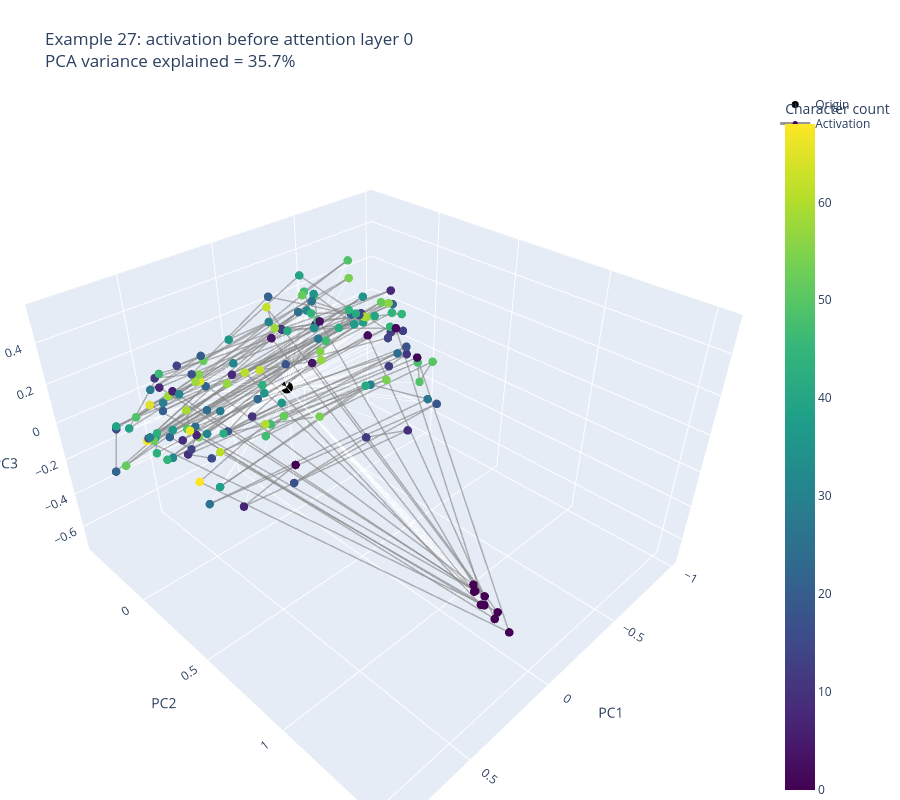
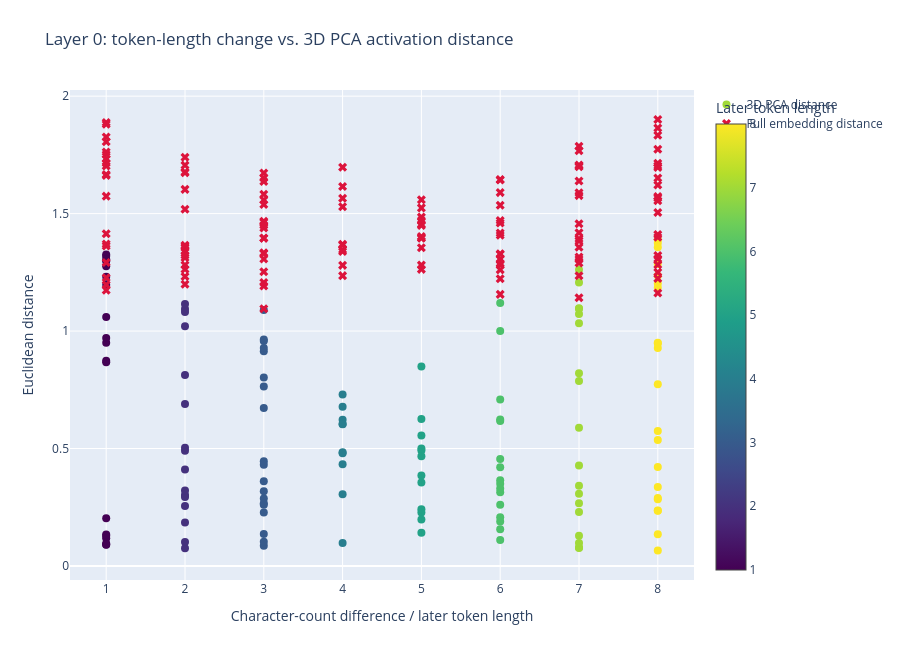
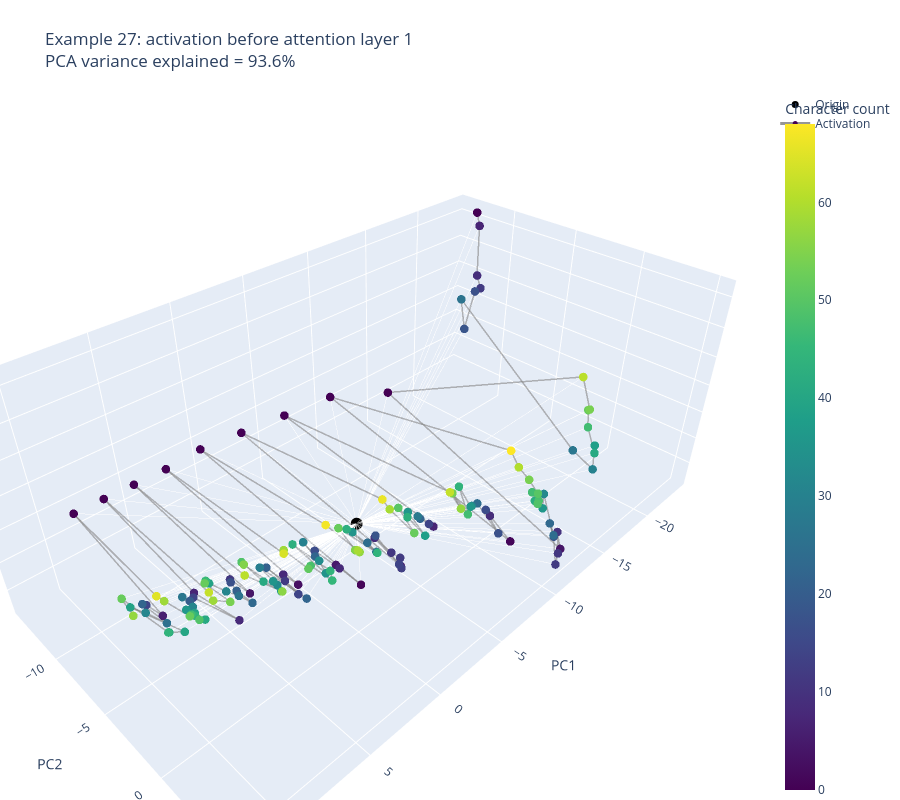
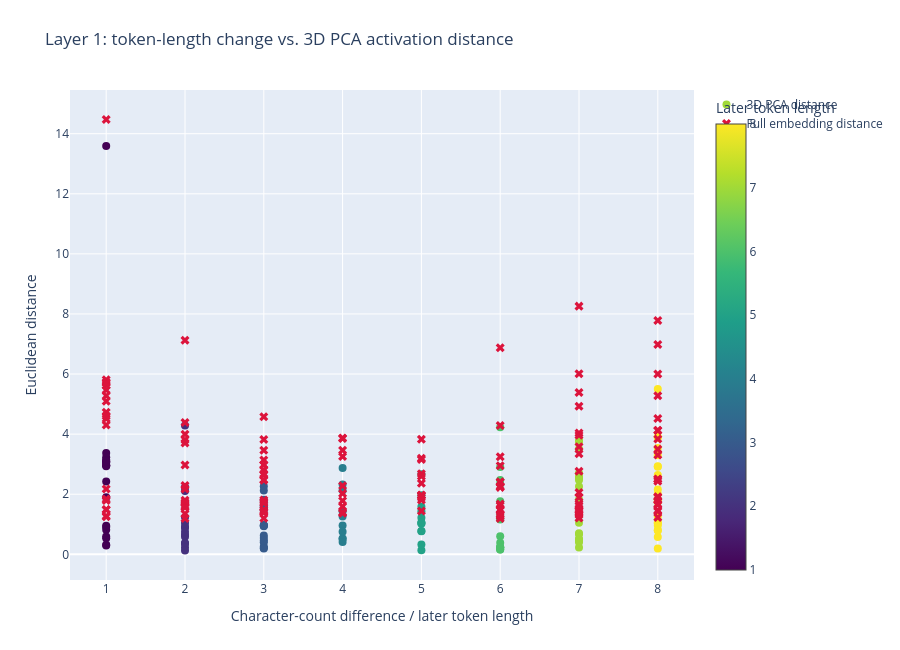

Notebook code for these charts, in order:
### Markdown cell above
## 3D PCA trajectory before each attention layer

### Code cell
def display_2d_activation_pca(activations, title):
    pca_2d = PCA(n_components=2)
    coordinates_2d = pca_2d.fit_transform(activations)
    segments_2d = []
    for point in coordinates_2d:
        segments_2d.extend([[0, 0], point.tolist(), [None, None]])

    fig_2d = go.Figure()
    fig_2d.add_trace(go.Scatter(
        x=[0], y=[0], mode="markers", marker=dict(size=9, color="black"),
        name="Origin", hovertemplate="(0, 0)<extra>Origin</extra>",
    ))
    fig_2d.add_trace(go.Scatter(
        x=[point[0] for point in segments_2d],
        y=[point[1] for point in segments_2d],
        mode="lines", line=dict(color="rgba(100,100,100,0.18)", width=1),
        name="Activation vectors", showlegend=False, hoverinfo="skip",
    ))
    fig_2d.add_trace(go.Scatter(
        x=coordinates_2d[:, 0], y=coordinates_2d[:, 1], mode="lines+markers",
        marker=dict(size=6, color=character_counts, colorscale="Viridis",
                    colorbar=dict(title="Character count")),
        line=dict(color="rgba(80,80,80,0.6)", width=3), name="Activation",
        text=[f"{i}: {name}" for i, name in enumerate(token_names)],
        customdata=np.asarray(character_counts),
        hovertemplate="position=%{text}<br>character count=%{customdata}<extra>Activation</extra>",
    ))
    fig_2d.update_layout(
        title=title + f"<br>2D PCA variance explained = {pca_2d.explained_variance_ratio_.sum():.1%}",
        xaxis_title="PC1", yaxis_title="PC2", height=700,
        margin=dict(l=60, r=40, b=60, t=90),
    )
    display(fig_2d)

for layer, activations in activations_by_layer.items():
    pca = PCA(n_components=3)
    coordinates = pca.fit_transform(activations)
    segments = []
    for point in coordinates:
        segments.extend([[0, 0, 0], point.tolist(), [None, None, None]])

    fig = go.Figure()
    fig.add_trace(go.Scatter3d(
        x=[0], y=[0], z=[0], mode="markers",
        marker=dict(size=7, color="black"), name="Origin",
        hovertemplate="(0, 0, 0)<extra>Origin</extra>",
    ))
    fig.add_trace(go.Scatter3d(
        x=[p[0] for p in segments], y=[p[1] for p in segments], z=[p[2] for p in segments],
        mode="lines", line=dict(color="rgba(100,100,100,0.18)", width=1),
        name="Activation vectors", showlegend=False, hoverinfo="skip",
    ))
    fig.add_trace(go.Scatter3d(
        x=coordinates[:, 0], y=coordinates[:, 1], z=coordinates[:, 2],
        mode="lines+markers",
        marker=dict(size=5, color=character_counts, colorscale="Viridis",
                    colorbar=dict(title="Character count")),
        line=dict(color="rgba(80,80,80,0.6)", width=3),
        name="Activation",
        text=[f"{i}: {name}" for i, name in enumerate(token_names)],
        customdata=np.asarray(character_counts),
        hovertemplate="position=%{text}<br>character count=%{customdata}<extra>Activation</extra>",
    ))
    fig.update_layout(
        title=(f"Example {example_index}: activation before attention layer {layer}<br>"
               f"PCA variance explained = {pca.explained_variance_ratio_.sum():.1%}"),
        scene=dict(xaxis_title="PC1", yaxis_title="PC2", zaxis_title="PC3"),
        height=800, margin=dict(l=0, r=0, b=0, t=90),
    )
    display(fig)

    # Compare consecutive non-newline tokens in this layer's 3D PCA space.
    # The character-count difference equals the later token's character length.
    pair_positions = []
    token_length_differences = []
    pca_distances = []
    full_embedding_distances = []
    pair_labels = []
    for position in range(len(tokens) - 1):
        if tokens[position] == vocab.newline_id or tokens[position + 1] == vocab.newline_id:
            continue
        later_token_length = (
            character_counts[position + 1] - character_counts[position]
        )
        distance = float(np.linalg.norm(
            coordinates[position + 1] - coordinates[position]
        ))
        full_distance = float(np.linalg.norm(
            activations[position + 1] - activations[position]
        ))
        pair_positions.append(position)
        token_length_differences.append(later_token_length)
        pca_distances.append(distance)
        full_embedding_distances.append(full_distance)
        pair_labels.append(
            f"{position}->{position + 1}: {token_names[position]} -> {token_names[position + 1]}"
        )

    fig_pairs = go.Figure()
    fig_pairs.add_trace(go.Scatter(
        x=token_length_differences,
        y=pca_distances,
        mode="markers",
        marker=dict(size=8, color=token_length_differences, colorscale="Viridis",
                    colorbar=dict(title="Later token length")),
        text=pair_labels,
        customdata=np.asarray(pair_positions),
        hovertemplate=(
            "%{text}<br>later token length=%{x}<br>"
            "3D PCA distance=%{y:.4f}<extra>3D PCA distance</extra>"
        ),
        name="3D PCA distance",
    ))
    fig_pairs.add_trace(go.Scatter(
        x=token_length_differences,
        y=full_embedding_distances,
        mode="markers",
        marker=dict(size=8, color="crimson", symbol="x"),
        text=pair_labels,
        customdata=np.asarray(pair_positions),
        hovertemplate=(
            "%{text}<br>later token length=%{x}<br>"
            "full embedding distance=%{y:.4f}<extra>Full embedding distance</extra>"
        ),
        name="Full embedding distance",
    ))
    fig_pairs.update_layout(
        title=f"Layer {layer}: token-length change vs. 3D PCA activation distance",
        xaxis_title="Character-count difference / later token length",
        yaxis_title="Euclidean distance",
        height=650, margin=dict(l=70, r=40, b=70, t=90),
    )
    display(fig_pairs)

    correlation_matrix = np.corrcoef([
        np.asarray(token_length_differences, dtype=float),
        np.asarray(pca_distances, dtype=float),
        np.asarray(full_embedding_distances, dtype=float),
    ])
    print(
        f"Layer {layer} Pearson correlations: "
        f"token length vs 3D PCA distance = {correlation_matrix[0, 1]:+.4f}; "
        f"token length vs full embedding distance = {correlation_matrix[0, 2]:+.4f}; "
        f"3D PCA distance vs full embedding distance = {correlation_matrix[1, 2]:+.4f}"
    )

    if DISPLAY_2D_PLOTS:
        display_2d_activation_pca(
            activations,
            f"Example {example_index}: activation before attention layer {layer}",
        )

# Plot the residual stream immediately after the final attention sublayer
# (and before the final layer's MLP).
activations = post_final_attention_activation
pca = PCA(n_components=3)
coordinates = pca.fit_transform(activations)
segments = []
for point in coordinates:
    segments.extend([[0, 0, 0], point.tolist(), [None, None, None]])
fig = go.Figure()
fig.add_trace(go.Scatter3d(
    x=[0], y=[0], z=[0], mode="markers", marker=dict(size=7, color="black"),
    name="Origin", hovertemplate="(0, 0, 0)<extra>Origin</extra>",
))
fig.add_trace(go.Scatter3d(
    x=[p[0] for p in segments], y=[p[1] for p in segments], z=[p[2] for p in segments],
    mode="lines", line=dict(color="rgba(100,100,100,0.18)", width=1),
    name="Activation vectors", showlegend=False, hoverinfo="skip",
))
fig.add_trace(go.Scatter3d(
    x=coordinates[:, 0], y=coordinates[:, 1], z=coordinates[:, 2], mode="lines+markers",
    marker=dict(size=5, color=character_counts, colorscale="Viridis",
                colorbar=dict(title="Character count")),
    line=dict(color="rgba(80,80,80,0.6)", width=3), name="Activation",
    text=[f"{i}: {name}" for i, name in enumerate(token_names)],
    customdata=np.asarray(character_counts),
    hovertemplate="position=%{text}<br>character count=%{customdata}<extra>Activation</extra>",
))
fig.update_layout(
    title=(f"Example {example_index}: activation after final attention layer "
           f"{n_layers - 1} and before its MLP<br>"
           f"PCA variance explained = {pca.explained_variance_ratio_.sum():.1%}"),
    scene=dict(xaxis_title="PC1", yaxis_title="PC2", zaxis_title="PC3"),
    height=800, margin=dict(l=0, r=0, b=0, t=90),
)
display(fig)

if DISPLAY_2D_PLOTS:
    display_2d_activation_pca(
        activations,
        f"Example {example_index}: activation after final attention layer "
        f"{n_layers - 1} and before its MLP",
    )

### Figure 1 — Plotly figure (JSON) as saved in the notebook; plotly's stock layout.template omitted (floating-point values rounded to 4 significant figures; data arrays with more than 128 entries replaced by an {"elided": "..."} marker saying what was removed)
{"data": [{"hovertemplate": "(0, 0, 0)<extra>Origin</extra>", "marker": {"color": "black", "size": 7}, "mode": "markers", "name": "Origin", "type": "scatter3d", "x": [0], "y": [0], "z": [0]}, {"hoverinfo": "skip", "line": {"color": "rgba(100,100,100,0.18)", "width": 1}, "mode": "lines", "name": "Activation vectors", "showlegend": false, "type": "scatter3d", "x": {"elided": "450 float values"}, "y": {"elided": "450 float values"}, "z": {"elided": "450 float values"}}, {"customdata": {"elided": "150 int values"}, "hovertemplate": "position=%{text}<br>character count=%{customdata}<extra>Activation</extra>", "line": {"color": "rgba(80,80,80,0.6)", "width": 3}, "marker": {"color": {"elided": "150 int values"}, "colorbar": {"title": {"text": "Character count"}}, "colorscale": [[0, "#440154"], [0.1111, "#482878"], [0.2222, "#3e4989"], [0.3333, "#31688e"], [0.4444, "#26828e"], [0.5556, "#1f9e89"], [0.6667, "#35b779"], [0.7778, "#6ece58"], [0.8889, "#b5de2b"], [1, "#fde725"]], "size": 5}, "mode": "lines+markers", "name": "Activation", "text": {"elided": "150 str values"}, "type": "scatter3d", "x": {"elided": "150 float values"}, "y": {"elided": "150 float values"}, "z": {"elided": "150 float values"}}], "layout": {"height": 800, "margin": {"b": 0, "l": 0, "r": 0, "t": 90}, "scene": {"xaxis": {"title": {"text": "PC1"}}, "yaxis": {"title": {"text": "PC2"}}, "zaxis": {"title": {"text": "PC3"}}}, "title": {"text": "Example 27: activation before attention layer 0<br>PCA variance explained = 35.7%"}}}

### Figure 2 — Plotly figure (JSON) as saved in the notebook; plotly's stock layout.template omitted (floating-point values rounded to 4 significant figures; data arrays with more than 128 entries replaced by an {"elided": "..."} marker saying what was removed)
{"data": [{"customdata": {"elided": "131 int values"}, "hovertemplate": "%{text}<br>later token length=%{x}<br>3D PCA distance=%{y:.4f}<extra>3D PCA distance</extra>", "marker": {"color": {"elided": "131 int values"}, "colorbar": {"title": {"text": "Later token length"}}, "colorscale": [[0, "#440154"], [0.1111, "#482878"], [0.2222, "#3e4989"], [0.3333, "#31688e"], [0.4444, "#26828e"], [0.5556, "#1f9e89"], [0.6667, "#35b779"], [0.7778, "#6ece58"], [0.8889, "#b5de2b"], [1, "#fde725"]], "size": 8}, "mode": "markers", "name": "3D PCA distance", "text": {"elided": "131 str values"}, "type": "scatter", "x": {"elided": "131 int values"}, "y": {"elided": "131 float values"}}, {"customdata": {"elided": "131 int values"}, "hovertemplate": "%{text}<br>later token length=%{x}<br>full embedding distance=%{y:.4f}<extra>Full embedding distance</extra>", "marker": {"color": "crimson", "size": 8, "symbol": "x"}, "mode": "markers", "name": "Full embedding distance", "text": {"elided": "131 str values"}, "type": "scatter", "x": {"elided": "131 int values"}, "y": {"elided": "131 float values"}}], "layout": {"height": 650, "margin": {"b": 70, "l": 70, "r": 40, "t": 90}, "title": {"text": "Layer 0: token-length change vs. 3D PCA activation distance"}, "xaxis": {"title": {"text": "Character-count difference / later token length"}}, "yaxis": {"title": {"text": "Euclidean distance"}}}}

### Figure 3 — Plotly figure (JSON) as saved in the notebook; plotly's stock layout.template omitted (floating-point values rounded to 4 significant figures; data arrays with more than 128 entries replaced by an {"elided": "..."} marker saying what was removed)
{"data": [{"hovertemplate": "(0, 0, 0)<extra>Origin</extra>", "marker": {"color": "black", "size": 7}, "mode": "markers", "name": "Origin", "type": "scatter3d", "x": [0], "y": [0], "z": [0]}, {"hoverinfo": "skip", "line": {"color": "rgba(100,100,100,0.18)", "width": 1}, "mode": "lines", "name": "Activation vectors", "showlegend": false, "type": "scatter3d", "x": {"elided": "450 float values"}, "y": {"elided": "450 float values"}, "z": {"elided": "450 float values"}}, {"customdata": {"elided": "150 int values"}, "hovertemplate": "position=%{text}<br>character count=%{customdata}<extra>Activation</extra>", "line": {"color": "rgba(80,80,80,0.6)", "width": 3}, "marker": {"color": {"elided": "150 int values"}, "colorbar": {"title": {"text": "Character count"}}, "colorscale": [[0, "#440154"], [0.1111, "#482878"], [0.2222, "#3e4989"], [0.3333, "#31688e"], [0.4444, "#26828e"], [0.5556, "#1f9e89"], [0.6667, "#35b779"], [0.7778, "#6ece58"], [0.8889, "#b5de2b"], [1, "#fde725"]], "size": 5}, "mode": "lines+markers", "name": "Activation", "text": {"elided": "150 str values"}, "type": "scatter3d", "x": {"elided": "150 float values"}, "y": {"elided": "150 float values"}, "z": {"elided": "150 float values"}}], "layout": {"height": 800, "margin": {"b": 0, "l": 0, "r": 0, "t": 90}, "scene": {"xaxis": {"title": {"text": "PC1"}}, "yaxis": {"title": {"text": "PC2"}}, "zaxis": {"title": {"text": "PC3"}}}, "title": {"text": "Example 27: activation before attention layer 1<br>PCA variance explained = 93.6%"}}}

### Figure 4 — Plotly figure (JSON) as saved in the notebook; plotly's stock layout.template omitted (floating-point values rounded to 4 significant figures; data arrays with more than 128 entries replaced by an {"elided": "..."} marker saying what was removed)
{"data": [{"customdata": {"elided": "131 int values"}, "hovertemplate": "%{text}<br>later token length=%{x}<br>3D PCA distance=%{y:.4f}<extra>3D PCA distance</extra>", "marker": {"color": {"elided": "131 int values"}, "colorbar": {"title": {"text": "Later token length"}}, "colorscale": [[0, "#440154"], [0.1111, "#482878"], [0.2222, "#3e4989"], [0.3333, "#31688e"], [0.4444, "#26828e"], [0.5556, "#1f9e89"], [0.6667, "#35b779"], [0.7778, "#6ece58"], [0.8889, "#b5de2b"], [1, "#fde725"]], "size": 8}, "mode": "markers", "name": "3D PCA distance", "text": {"elided": "131 str values"}, "type": "scatter", "x": {"elided": "131 int values"}, "y": {"elided": "131 float values"}}, {"customdata": {"elided": "131 int values"}, "hovertemplate": "%{text}<br>later token length=%{x}<br>full embedding distance=%{y:.4f}<extra>Full embedding distance</extra>", "marker": {"color": "crimson", "size": 8, "symbol": "x"}, "mode": "markers", "name": "Full embedding distance", "text": {"elided": "131 str values"}, "type": "scatter", "x": {"elided": "131 int values"}, "y": {"elided": "131 float values"}}], "layout": {"height": 650, "margin": {"b": 70, "l": 70, "r": 40, "t": 90}, "title": {"text": "Layer 1: token-length change vs. 3D PCA activation distance"}, "xaxis": {"title": {"text": "Character-count difference / later token length"}}, "yaxis": {"title": {"text": "Euclidean distance"}}}}
